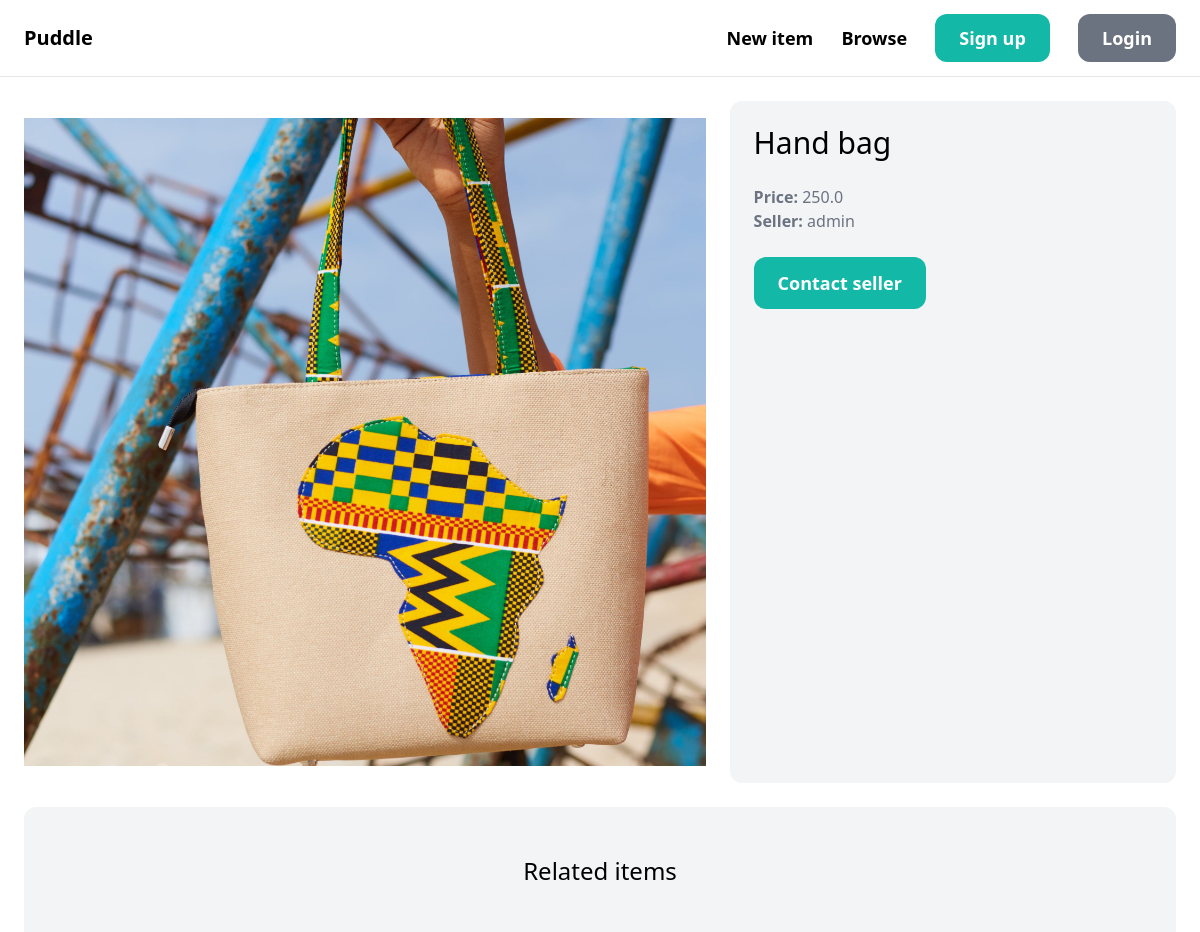
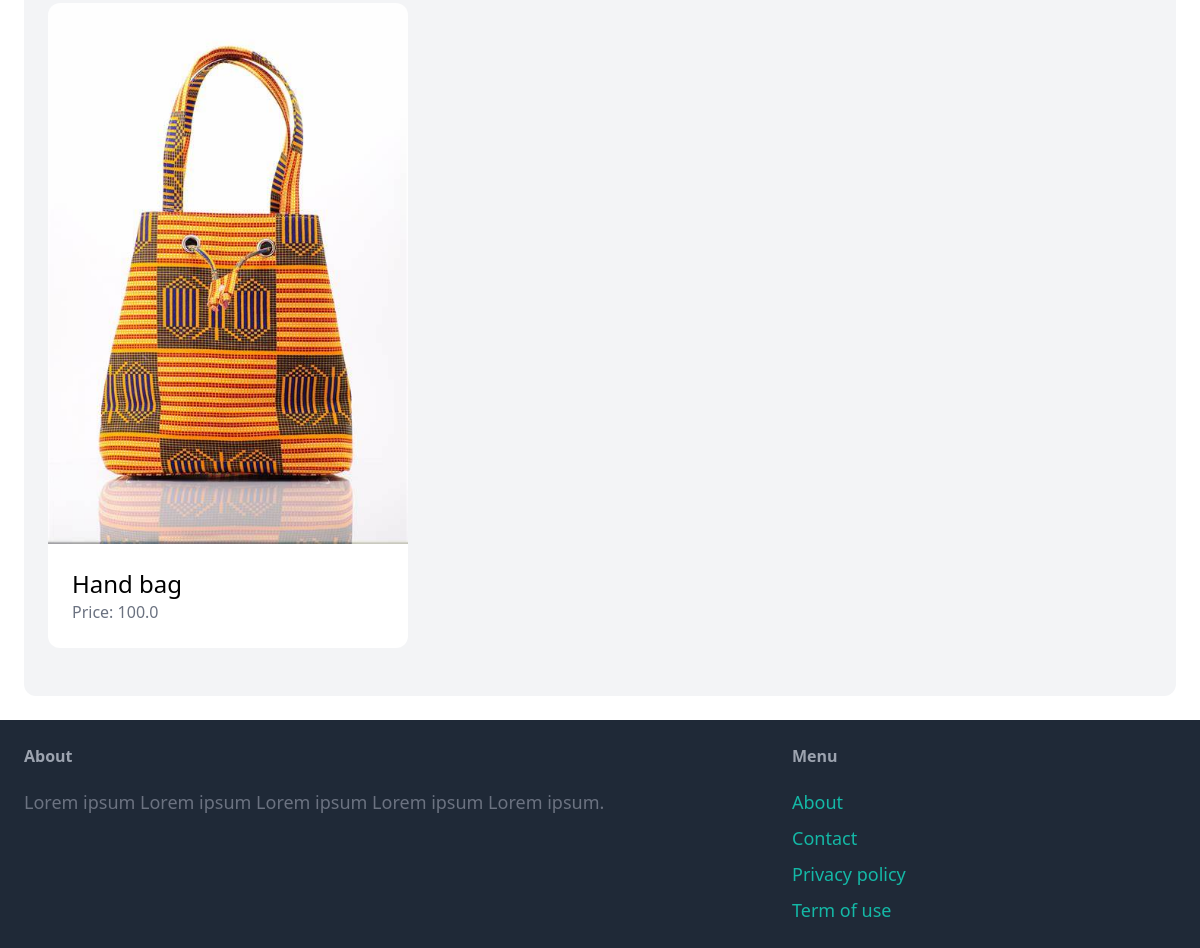
Page /items/1/ on the committed database (2 pictures, top to bottom).
### item/models.py (models this page shows, shortened)
class Item(models.Model):
    category = models.ForeignKey(Category, related_name='items', on_delete=models.CASCADE)
    name = models.CharField(max_length=255)
    description = models.TextField(blank=True, null=True)
    price = models.FloatField()
    image = models.ImageField(upload_to='item_images', blank=True, null=True)
    is_sold = models.BooleanField(default=False)
    created_by = models.ForeignKey(User, related_name='items', on_delete=models.CASCADE)
    created_at = models.DateTimeField(auto_now_add=True)

### item/views.py (the view)
# urls.py: path('<int:pk>/', views.detail, name='detail'),
def detail(request, pk):
    item = get_object_or_404(Item, pk=pk)
    related_items = Item.objects.filter(category=item.category, is_sold=False).exclude(pk=pk)[:3]
    return render(request, 'item/detail.html', {
        'item': item,
        'related_items': related_items
    })

### item/templates/item/detail.html (shortened to what this page needs)
{% extends 'core/base.html' %}
{% block content %}
<div class="grid grid-cols-5 gap-6">
    <div class="col-span-3">
        <img src="{{ item.image.url }}" class="rounded-xl">
    </div>
    <div class="col-span-2 p-6 bg-gray-100 rounded-xl">
        <h1 class="mb-6 text-3xl">{{item.name}}</h1>
        <p class="text-gray-500"><strong>Price: </strong> {{item.price}}</p>
        <p class="text-gray-500"><strong>Seller: </strong> {{item.created_by.username}}</p>
        <a hreaf="#" class="inline-block mt-6 px-6 py-3 text-lg font-semibold bg-teal-500 text-white rounded-xl hover:bg-teal-700">Contact seller</a>
    </div>
</div>
<div class="mt-6 px-6 py-12 bg-gray-100 rounded-xl">
    <h2 class= "mb-12 text-2xl text-center">Related items</h2>
    <div class="grid grid-cols-3 gap-3">
        {% for item in related_items %}
        <div>
            <a href ="{% url 'item:detail' item.id %}">
                <div>
                    <img src ="{{ item.image.url }}" class="rounded-t-xl">
                </div>
                <div class="p-6 bg-white rounded-b-xl">
                    <h2 class="text-2xl"> {{ item.name }}</h2>
                    <p class="text-gray-500">Price: {{ item.price}}</p>
                </div>
            </a>
        </div>
        {% endfor %}
    </div>
</div>
{% endblock %}

### rows in the picture
Item: image (picture), name "Hand bag", price "250.0", created_by.username "admin"
Item: image (picture), name "Hand bag", price "100.0"
